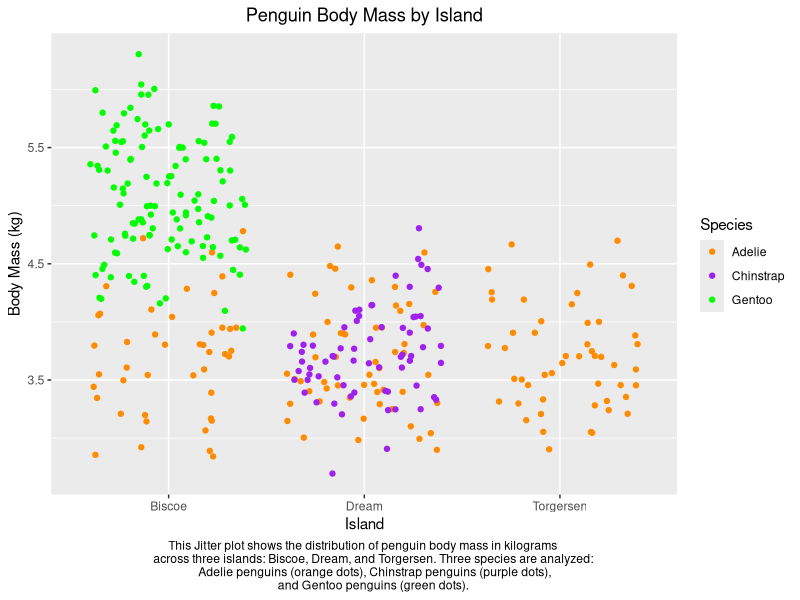
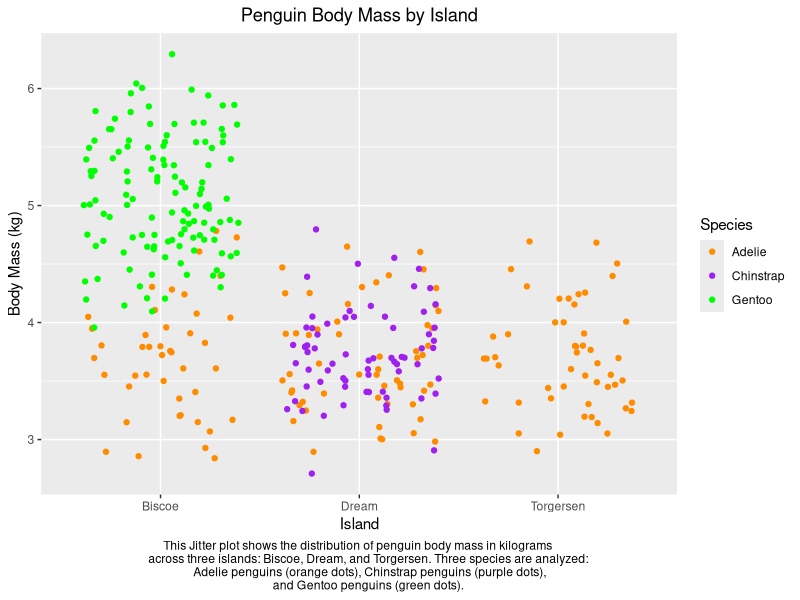

Write R code to recreate these figures, in order.
#ENV710 Week 1 Assignment
#Jessalyn Chuang
#1/15/25

library(palmerpenguins)
library(tidyverse)
library(ggplot2)

df <- penguins
g_to_kg <- 1/1000
#Create new column for body mass in kg to avoid converting everytime
df$body_mass_kg <- df$body_mass_g * g_to_kg

#(1) Measures of location----
#a. What is the mean penguin body mass (in kilograms)?
mean <- mean(df$body_mass_kg, na.rm = TRUE) 
cat("The mean penguin body mass is", mean, "kg.")
#mean value = 4.201754 kg

#b. What is the median penguin body mass (in kilograms)?
median <- median(df$body_mass_kg, na.rm = TRUE) 
cat("The median penguin body mass is", median, "kg.")
#median value = 4.05 kg

#c. What are the 5th and 95th percentile penguin body masses (in kilograms)?
quantile <- quantile(df$body_mass_kg, probs = c(0.05,0.95), na.rm = TRUE) 
cat("The 5th percentile penguin body mass is", quantile[1], "kg.")
cat("The 95th percentile penguin body mass is", quantile[2], "kg.")
#5th percentile = 3.15 kg
#95th percentile = 5.65 kg

#(2) Measures of spread----
#a. What is the range in penguin body mass (in kilograms)?
range_vals <- range(df$body_mass_kg, na.rm = TRUE)
range <- range_vals[2] - range_vals[1]
cat("The range in penguin body mass is", range, "kg.")
#range = 3.6 kg

#b. What is the standard deviation in penguin body mass (in kilograms)?
standard_dev <- sd(df$body_mass_kg, na.rm = TRUE)
cat("The standard deviation in penguin body mass is", standard_dev, "kg.")
#standard deviation = 0.8019545 kg

#c. What is the variance in penguin body mass (in kilograms)?
variance <- var(df$body_mass_kg, na.rm = TRUE)
cat("The variance in penguin body mass is", variance, "kg.")
#variance = 0.6431311 kg

#(3) Visualize Data----
#a. Make a scatterplot of penguin body mass (in kilograms, on the y axis) by 
#island (on the x axis) and color the points by species. Use geom_jitter() 
#instead of geom_point() to spread the points out and better see their distribution
body_mass_fig <- ggplot(data = df,
                        aes(x = island,
                            y = body_mass_kg,
                            color = species)) +
  geom_jitter() +
  scale_color_manual(values = c("darkorange",
                                "purple",
                                "green")) +
  labs(x = "Island",
       y = "Body Mass (kg)",
       title = "Penguin Body Mass by Island",
       color = "Species",
       caption = "This Jitter plot shows the distribution of penguin body mass in kilograms 
       across three islands: Biscoe, Dream, and Torgersen. Three species are analyzed: 
       Adelie penguins (orange dots), Chinstrap penguins (purple dots),
      and Gentoo penguins (green dots).")+
  theme(plot.title = element_text(hjust = 0.5),
        plot.caption = element_text(hjust = 0.5))

body_mass_fig

#Export plot
ggsave(body_mass_fig,
       filename = "assignment1.jpg",
       height = 12,
       width = 15,
       units = "cm") #units can also be in 'in', 'mm', and 'px'

#b. Write a figure caption describing the contents of the figure.
#Caption included in the plot and says:
#This Jitter plot shows the distribution of penguin body mass in kilograms 
#across three islands: Biscoe, Dream, and Torgersen. Three species are analyzed: 
#Adelie penguins (orange dots), Chinstrap penguins (purple dots),
#and Gentoo penguins (green dots).

#c. What do you notice about the species distribution across the islands?
#Biscoe has two species recorded, Adelie and Gentoo, with Gentoo predominantly 
#having higher body masses. On Dream Island, only Adelie and Chinstrap species 
#were recorded, and they have very similar body mass distributions. Finally, only 
#Adelie species were recorded on Torgersen Island. Across the three islands, 
#the Adelie species' body mass falls in a similar range.

#d. How do the raw values of penguin body mass compare to the mean penguin body 
#mass you calculated above?
#The calculated mean of 4.201754 kg lies slightly above the midpoint of the range 
#of the raw values. Many Adelie and some Chinstrap have body masses below the mean.
#Most Gentoo have body masses above the mean, making up most of the higher 
#end of the distribution. The Adelie and Chinstrap with their lower body masses overall
#bring the mean closer to 4.2 kg while the Gentoo, being heavier on average, push the 
#mean higher than it would otherwise be without them. Thus, the mean body mass for Dream Island 
#and Torgersen Island alone would probably be lower than 4.2 kg, as Gentoo penguins, which have 
#the highest body masses, are not on these islands. This value is calculated to check this
#statement: 
mean_dream_torgersen <- mean(df$body_mass_kg[df$island %in% c("Dream", "Torgersen")], na.rm = TRUE)
cat("The mean penguin body mass of just the two islands is", mean_dream_torgersen, "kg.")
#mean_dream_torgersen = 3.711 kg
